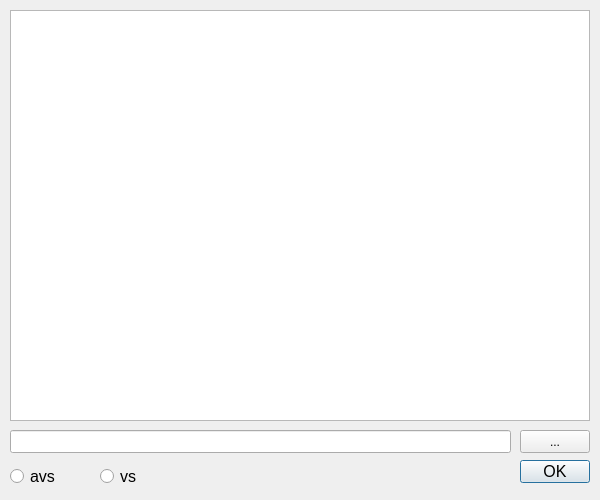
<?xml version="1.0" encoding="UTF-8"?>
<ui version="4.0">
 <class>MainWindow</class>
 <widget class="QMainWindow" name="MainWindow">
  <property name="geometry">
   <rect>
    <x>0</x>
    <y>0</y>
    <width>600</width>
    <height>500</height>
   </rect>
  </property>
  <property name="minimumSize">
   <size>
    <width>600</width>
    <height>500</height>
   </size>
  </property>
  <property name="maximumSize">
   <size>
    <width>600</width>
    <height>500</height>
   </size>
  </property>
  <property name="windowTitle">
   <string>MainWindow</string>
  </property>
  <widget class="QWidget" name="centralWidget">
   <widget class="QPlainTextEdit" name="scriptContent">
    <property name="geometry">
     <rect>
      <x>10</x>
      <y>10</y>
      <width>580</width>
      <height>411</height>
     </rect>
    </property>
   </widget>
   <widget class="QRadioButton" name="avs">
    <property name="geometry">
     <rect>
      <x>10</x>
      <y>465</y>
      <width>60</width>
      <height>23</height>
     </rect>
    </property>
    <property name="sizePolicy">
     <sizepolicy hsizetype="Minimum" vsizetype="Fixed">
      <horstretch>0</horstretch>
      <verstretch>0</verstretch>
     </sizepolicy>
    </property>
    <property name="font">
     <font>
      <family>MS Shell Dlg 2</family>
      <pointsize>12</pointsize>
      <weight>50</weight>
      <bold>false</bold>
      <kerning>true</kerning>
     </font>
    </property>
    <property name="locale">
     <locale language="English" country="UnitedStates"/>
    </property>
    <property name="text">
     <string>avs</string>
    </property>
   </widget>
   <widget class="QRadioButton" name="vs">
    <property name="geometry">
     <rect>
      <x>100</x>
      <y>465</y>
      <width>60</width>
      <height>23</height>
     </rect>
    </property>
    <property name="font">
     <font>
      <family>MS Shell Dlg 2</family>
      <pointsize>12</pointsize>
      <kerning>true</kerning>
     </font>
    </property>
    <property name="locale">
     <locale language="English" country="UnitedStates"/>
    </property>
    <property name="text">
     <string>vs</string>
    </property>
   </widget>
   <widget class="QPushButton" name="ok">
    <property name="geometry">
     <rect>
      <x>520</x>
      <y>460</y>
      <width>70</width>
      <height>23</height>
     </rect>
    </property>
    <property name="font">
     <font>
      <pointsize>12</pointsize>
     </font>
    </property>
    <property name="text">
     <string>OK</string>
    </property>
    <property name="autoDefault">
     <bool>true</bool>
    </property>
    <property name="default">
     <bool>true</bool>
    </property>
   </widget>
   <widget class="QToolButton" name="selectFile">
    <property name="geometry">
     <rect>
      <x>520</x>
      <y>430</y>
      <width>70</width>
      <height>23</height>
     </rect>
    </property>
    <property name="text">
     <string>...</string>
    </property>
   </widget>
   <widget class="QLineEdit" name="fileList">
    <property name="geometry">
     <rect>
      <x>10</x>
      <y>430</y>
      <width>501</width>
      <height>23</height>
     </rect>
    </property>
   </widget>
  </widget>
 </widget>
 <layoutdefault spacing="6" margin="11"/>
 <resources/>
 <connections/>
</ui>
